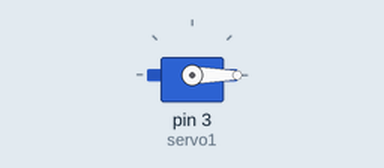
The sketch below on a simulated Arduino Uno, built with avr-gcc and run on an emulated ATmega328P. Shown: servo.

Above: at 0.1 s.
At 2.1 s:
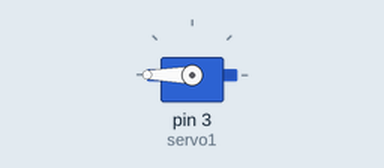
At 4.1 s:
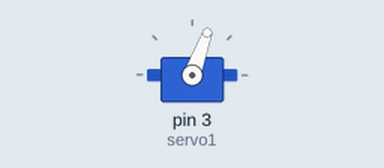
Timing chart, 0 to 5.6 s (numbered marks = the images above):
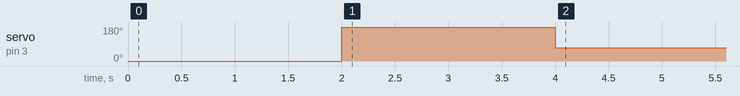

The sketch:

faceRecognitionHotOrNot.ino
```cpp
#include <Servo.h>
Servo servo1;
char data;
int hotCounter = 0;
int notCounter = 0;
int hot = 2;


void setup(){
  Serial.begin(9600);
  servo1.attach(3);
  servo1.write(0);
  delay(2000);
  servo1.write(180);
  delay(2000);
  servo1.write(70);
  delay(2000);
}

void loop(){
  while(Serial.available()) {
    data = Serial.read();
  }
  switch(data) {
    case ('A'):
    hot = 1;
      break;
    case ('B'):
    hot = 0;
      break;
  }

  if (hot == 1) {
    servo1.write(180);
  } else if (hot == 0) {
    servo1.write(0);
  }
}
```
